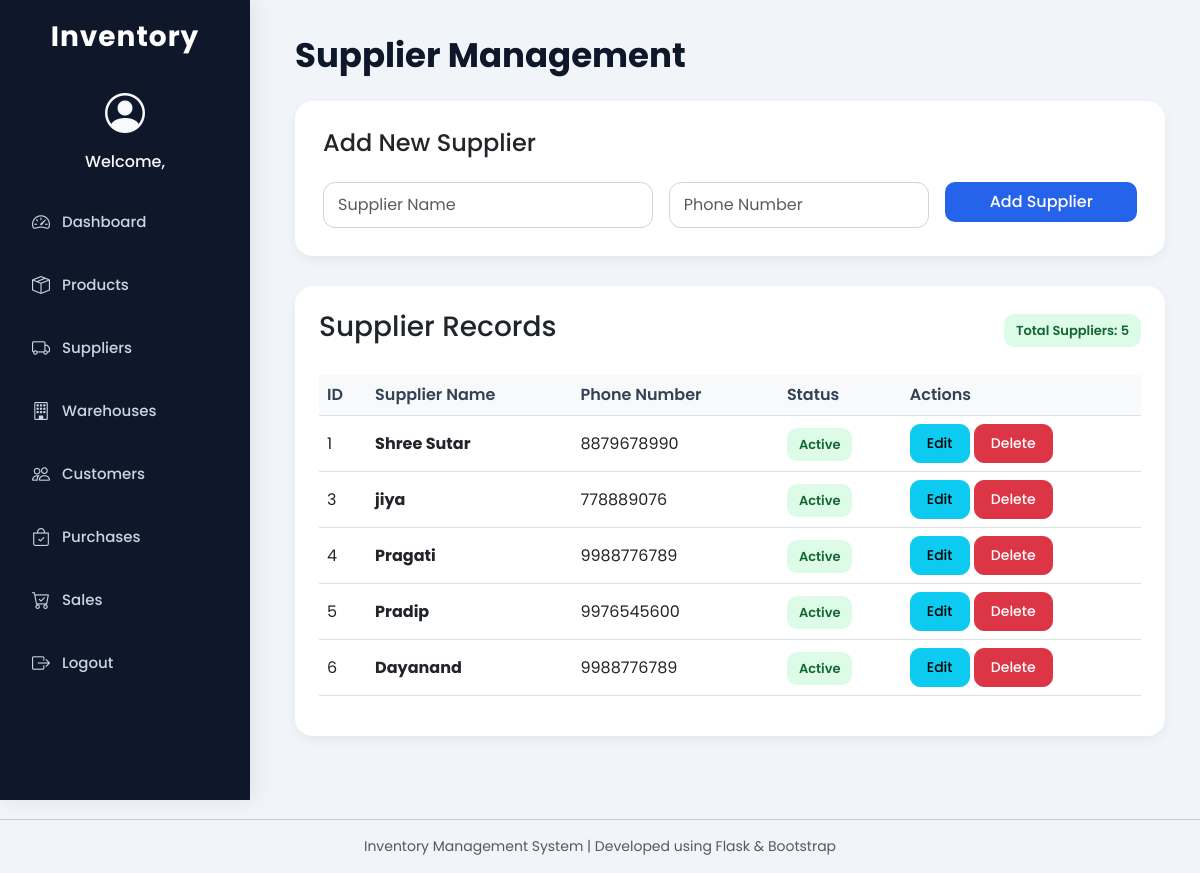
The app's page /suppliers with its own data.
### tables this page shows
CREATE TABLE suppliers (
    id INTEGER PRIMARY KEY AUTOINCREMENT,
    name TEXT,
    phone TEXT
);

### app.py (the view)
@app.route("/suppliers", methods=["GET", "POST"])
def suppliers():
    con = get_db()
    cur = con.cursor()
    if request.method == "POST":
        name = request.form["name"]
        phone = request.form["phone"]
        cur.execute("INSERT INTO suppliers(name, phone) VALUES (?,?)", (name, phone))
        con.commit()
    cur.execute("SELECT * FROM suppliers")
    data = cur.fetchall()
    con.close()
    return render_template("suppliers.html", suppliers=data)

### app.py (called while the page is built)
def get_db():
    return sqlite3.connect("database.db")

### templates/suppliers.html
{% extends "base.html" %}
{% block content %}
<h1 class="page-title">Supplier Management</h1>
<div class="form-section">
    <h4 class="mb-4">Add New Supplier</h4>
    <form method="POST">
        <div class="row g-3">
            <div class="col-md-5">
                <input type="text"
                       name="name"
                       class="form-control"
                       placeholder="Supplier Name"
                       required>
            </div>
            <div class="col-md-4">
                <input type="text"
                       name="phone"
                       class="form-control"
                       placeholder="Phone Number">
            </div>
            <div class="col-md-3">
                <button class="btn btn-custom w-100">
                    Add Supplier
                </button>
            </div>
        </div>
    </form>
</div>
<div class="table-container">
    <div class="d-flex justify-content-between align-items-center mb-4">
        <h3>Supplier Records</h3>
        <span class="badge-stock">
            Total Suppliers:
            {{suppliers|length}}
        </span>
    </div>
    <table class="table table-hover align-middle">
        <thead class="table-light">
            <tr>
                <th>ID</th>
                <th>Supplier Name</th>
                <th>Phone Number</th>
                <th>Status</th>
                <th>Actions</th>
            </tr>
        </thead>
        <tbody>
            {% for s in suppliers %}
            <tr>
                <td>{{s[0]}}</td>
                <td>
                    <strong>{{s[1]}}</strong>
                </td>
                <td>{{s[2]}}</td>
                <td>
                    <span class="badge-stock">
                        Active
                    </span>
                </td>
                <td>
                    <a href="/edit_supplier/{{s[0]}}"
                       class="btn btn-info btn-sm">
                        Edit
                    </a>
                   <a href="/delete_supplier/{{s[0]}}"
   class="btn btn-danger btn-sm"
   onclick="return confirm('Are you sure you want to delete this supplier?')">
    Delete
</a>
                </td>
            </tr>
            {% endfor %}
        </tbody>
    </table>
</div>
{% endblock %}

### templates/base.html (style rules this page uses)
* { margin:0; padding:0; box-sizing:border-box; font-family:'Poppins', sans-serif; }
body { background:#f1f5f9; overflow-x:hidden; }
.page-title { font-size:34px; font-weight:700; margin-bottom:25px; color:#0f172a; }
.table-container { background:white; padding:24px; border-radius:18px; box-shadow:0 4px 12px rgba(0,0,0,0.05); }
.form-section { background:white; padding:28px; border-radius:18px; box-shadow:0 4px 12px rgba(0,0,0,0.05); margin-bottom:30px; }
.table { margin-top:15px; }
.table thead { background:#f8fafc; }
.table th { font-weight:600; color:#334155; }
.table td { vertical-align:middle; }
.form-control, .form-select { border-radius:12px; padding:10px 14px; border:1px solid #cbd5e1; box-shadow:none; }
.btn { border-radius:10px; padding:8px 16px; font-weight:500; }
.btn-custom { background:#2563eb; color:white; border:none; transition:0.3s; }
.badge-stock { background:#dcfce7; color:#166534; padding:7px 12px; border-radius:10px; font-size:13px; font-weight:600; }

### records on screen
suppliers: id "1", name "Shree Sutar", phone "8879678990"
suppliers: id "3", name "jiya", phone "778889076"
suppliers: id "4", name "Pragati", phone "9988776789"
suppliers: id "5", name "Pradip", phone "9976545600"
suppliers: id "6", name "Dayanand", phone "9988776789"

### other values on screen
{{ suppliers|length }} "5"
